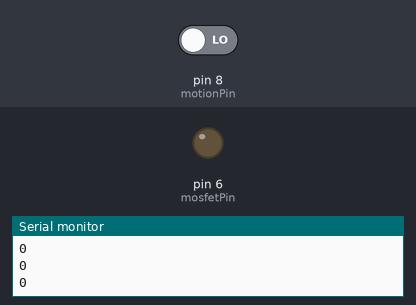
The sketch below on a simulated Arduino Uno, built with avr-gcc and run on an emulated ATmega328P. Parts: output pins drawn as LEDs (lit = HIGH), the last lines printed to the serial monitor. The inputs (shaded band) are chosen by the test bench; at power-on: pin 8 (motionPin) LOW.

Above: at 1.2 s.
1.3 s: pin 8 (motionPin) driven HIGH
At 2.2 s:
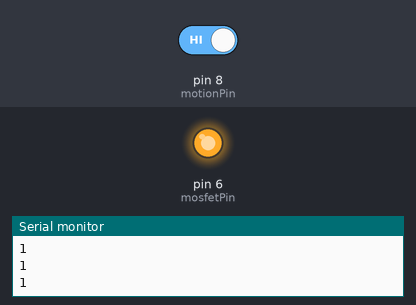
2.8 s: pin 8 (motionPin) driven LOW
At 3.4 s:
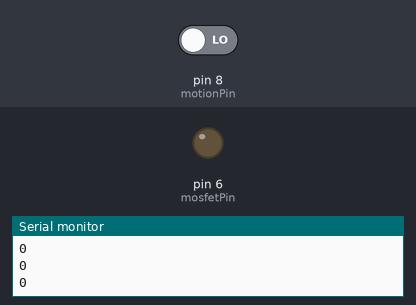
Timing chart, 0 to 5.8 s (numbered marks = the images above; inputs shaded):
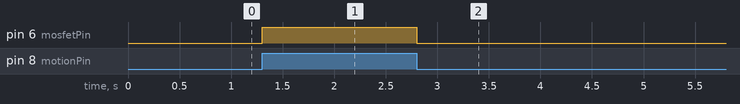

The sketch:

55-senzor-kretanja-pali-svetlo.ino
```cpp
const int mosfetPin = 6;
const int motionPin = 8;

void setup()
{
  pinMode(mosfetPin, OUTPUT);
  pinMode(motionPin, INPUT);
  Serial.begin(9600);
}

void loop()
{
  int sensorValue = digitalRead(motionPin);
  digitalWrite(mosfetPin, sensorValue);
  Serial.println(sensorValue);
  delay(100);
}
```

Measured:
- after the input at 1.3 s, pin 6 (mosfetPin): LOW → HIGH at once
- after the input at 2.8 s, pin 6 (mosfetPin): HIGH → LOW at once
